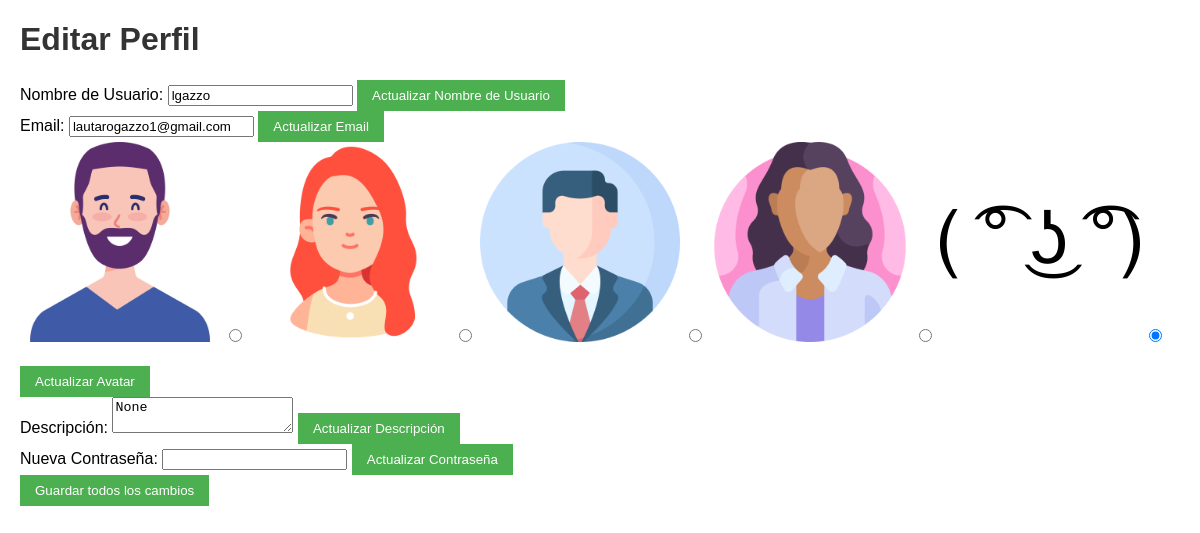
The app's page /accounts/profile/edit/ (signed in), older data.
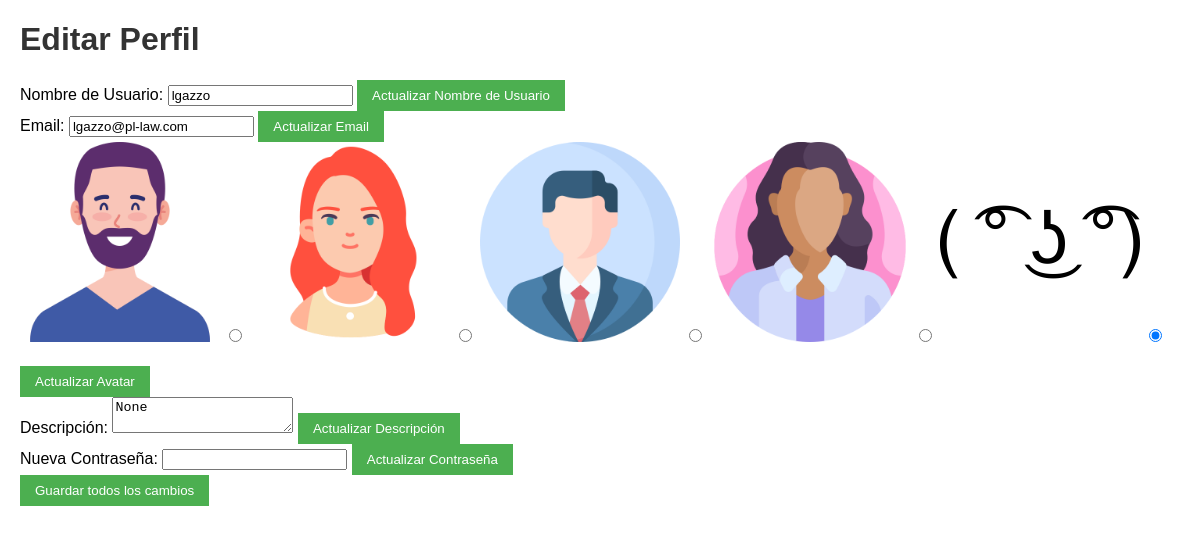
The same page, newer data.
### accounts/models.py (models this page shows)
class CustomUser(AbstractUser):
    profile_image = models.ImageField(upload_to='profile_images/', blank=True, null=True)
    description = models.TextField(blank=True, null=True)
    website = models.URLField(blank=True, null=True)

### accounts/views.py (the view)
# urls.py: path('profile/edit/', views.edit_profile, name='edit_profile'),
@login_required
def edit_profile(request):
    if request.method == 'POST':
        user_form = CustomUserChangeForm(request.POST, request.FILES, instance=request.user)
        password_form = CustomPasswordChangeForm(user=request.user, data=request.POST)
        if 'update_username' in request.POST:
            new_username = request.POST.get('username')
            if User.objects.filter(username=new_username).exists():
                messages.error(request, "El nombre de usuario ya está en uso.")
            else:
                request.user.username = new_username
                request.user.save()
                messages.success(request, "Nombre de usuario actualizado.")
        if 'update_email' in request.POST:
            new_email = request.POST.get('email')
            if User.objects.filter(email=new_email).exists():
                messages.error(request, "El email ya está en uso.")
            else:
                request.user.email = new_email
                request.user.save()
                messages.success(request, "Email actualizado.")
        if 'update_avatar' in request.POST:
            if user_form.is_valid():
                user_form.save()
                messages.success(request, "Avatar actualizado.")
        if 'update_description' in request.POST:
            if user_form.is_valid():
                user_form.save()
                messages.success(request, "Descripción actualizada.")
        if 'update_password' in request.POST:
            if password_form.is_valid():
                password_form.save()
                messages.success(request, "Contraseña actualizada.")
        if 'update_all' in request.POST:
            if user_form.is_valid() and password_form.is_valid():
                user_form.save()
                password_form.save()
                messages.success(request, "Todos los cambios guardados.")
        return redirect('profile')
    else:
        user_form = CustomUserChangeForm(instance=request.user)
        password_form = CustomPasswordChangeForm(user=request.user)
        return render(request, 'accounts/edit_profile.html', {'user_form': user_form, 'password_form': password_form})

### accounts/forms.py
class CustomUserChangeForm(UserChangeForm):
    username = forms.CharField(
        label=_("Nombre de usuario"),
        max_length=20,
        help_text=_("Requerido. 20 caracteres o menos. Letras, dígitos y @/./+/-/_ solamente."),
    )
    description = forms.CharField(
        label=_("Escribe información que quieres que el resto vea!"),
        widget=forms.Textarea,
        required=False
    )
    website = forms.URLField(required=False)
    AVATAR_CHOICES = [
        ('avatars/avatar1.png', _('Avatar') + ' 1'),
        ('avatars/avatar2.png', _('Avatar') + ' 2'),
        ('avatars/avatar3.png', _('Avatar') + ' 3'),
        ('avatars/avatar4.png', _('Avatar') + ' 4'),
    ]
    profile_avatar = forms.ChoiceField(choices=AVATAR_CHOICES, label=_("Avatar"), widget=forms.RadioSelect)
    class Meta(UserChangeForm.Meta):
        model = CustomUser
        fields = ['username', 'email', 'description', 'website', 'profile_avatar']

class CustomPasswordChangeForm(PasswordChangeForm):
    def clean_new_password1(self):
        old_password = self.cleaned_data.get('old_password')
        new_password1 = self.cleaned_data.get('new_password1')
        if old_password and new_password1:
            if old_password == new_password1:
                raise ValidationError(_("La nueva contraseña no puede ser la misma que la anterior."))
        return new_password1

### accounts/templates/accounts/edit_profile.html (shortened to what this page needs)
{% load static %}
{% load i18n %}
<!DOCTYPE html>
<html>
<head>
    <link rel="stylesheet" href="{% static 'css/accounts_style.css' %}">
</head>
<body>
    <h1>Editar Perfil</h1>
    <form method="post" enctype="multipart/form-data">
        <div>
            <label for="username">Nombre de Usuario:</label>
            <input type="text" name="username" id="username" value="{{ user.username }}">
            <button type="submit" name="action" value="update_username">Actualizar Nombre de Usuario</button>
        </div>
        <div>
            <label for="email">Email:</label>
            <input type="email" name="email" id="email" value="{{ user.email }}">
            <button type="submit" name="action" value="update_email">Actualizar Email</button>
        </div>
        <div class="avatar-selection">
            {% if user.profile_image %}
                {% with user.profile_image.url as current_avatar %}
                    <label for="avatar1"><img src="{% static 'avatars/avatar1.png' %}" alt="Avatar 1"></label>
                    <input type="radio" name="avatar" id="avatar1" value="avatar1" {% if current_avatar == '/avatars/avatar1.png' %}checked{% endif %}>
                    <label for="avatar2"><img src="{% static 'avatars/avatar2.png' %}" alt="Avatar 2"></label>
                    <input type="radio" name="avatar" id="avatar2" value="avatar2" {% if current_avatar == '/avatars/avatar2.png' %}checked{% endif %}>
                    <label for="avatar3"><img src="{% static 'avatars/avatar3.png' %}" alt="Avatar 3"></label>
                    <input type="radio" name="avatar" id="avatar3" value="avatar3" {% if current_avatar == '/avatars/avatar3.png' %}checked{% endif %}>
                    <label for="avatar4"><img src="{% static 'avatars/avatar4.png' %}" alt="Avatar 4"></label>
                    <input type="radio" name="avatar" id="avatar4" value="avatar4" {% if current_avatar == '/avatars/avatar4.png' %}checked{% endif %}>
                    <label for="default-avatar"><img src="{% static 'avatars/default-avatar.png' %}" alt="default-avatar"></label>
                    <input type="radio" name="avatar" id="default-avatar" value="default-avatar" {% if current_avatar == '/avatars/default-avatar.png' %}checked{% endif %}>
                {% endwith %}
            {% else %}
                {% with '/avatars/default-avatar.png' as current_avatar %}
                <label for="avatar1"><img src="{% static 'avatars/avatar1.png' %}" alt="Avatar 1"></label>
                <input type="radio" name="avatar" id="avatar1" value="avatar1" {% if current_avatar == '/avatars/avatar1.png' %}checked{% endif %}>
                <label for="avatar2"><img src="{% static 'avatars/avatar2.png' %}" alt="Avatar 2"></label>
                <input type="radio" name="avatar" id="avatar2" value="avatar2" {% if current_avatar == '/avatars/avatar2.png' %}checked{% endif %}>
                <label for="avatar3"><img src="{% static 'avatars/avatar3.png' %}" alt="Avatar 3"></label>
                <input type="radio" name="avatar" id="avatar3" value="avatar3" {% if current_avatar == '/avatars/avatar3.png' %}checked{% endif %}>
                <label for="avatar4"><img src="{% static 'avatars/avatar4.png' %}" alt="Avatar 4"></label>
                <input type="radio" name="avatar" id="avatar4" value="avatar4" {% if current_avatar == '/avatars/avatar4.png' %}checked{% endif %}>
                <label for="default-avatar"><img src="{% static 'avatars/default-avatar.png' %}" alt="default-avatar"></label>
                <input type="radio" name="avatar" id="default-avatar" value="default-avatar" {% if current_avatar == '/avatars/default-avatar.png' %}checked{% endif %}>
                {% endwith %}
            {% endif %}
        </div>
        <button type="submit" name="action" value="update_avatar">Actualizar Avatar</button>
        <div>
            <label for="description">Descripción:</label>
            <textarea name="description" id="description">{{ user.description }}</textarea>
            <button type="submit" name="action" value="update_description">Actualizar Descripción</button>
        </div>
        <div>
            <label for="password">Nueva Contraseña:</label>
            <input type="password" name="password" id="password">
            <button type="submit" name="action" value="update_password">Actualizar Contraseña</button>
        </div>
        <button type="submit" name="action" value="update_all">Guardar todos los cambios</button>
    </form>
</body>
</html>

### accounts/static/css/accounts_style.css (style rules this page uses)
body { font-family: Arial, sans-serif; margin: 20px; }
h1 { color: #333; }
form { margin-top: 15px; }
button { background-color: #4CAF50; color: white; padding: 8px 15px; border: none; cursor: pointer; }
img { max-width: 200px; height: auto; }
.avatar-selection { margin-bottom: 20px; }

Row changes from the older to the newer data that the page shows:
changed CustomUser "lgazzo": email "lautarogazzo1@gmail.com" → "lgazzo@pl-law.com"
